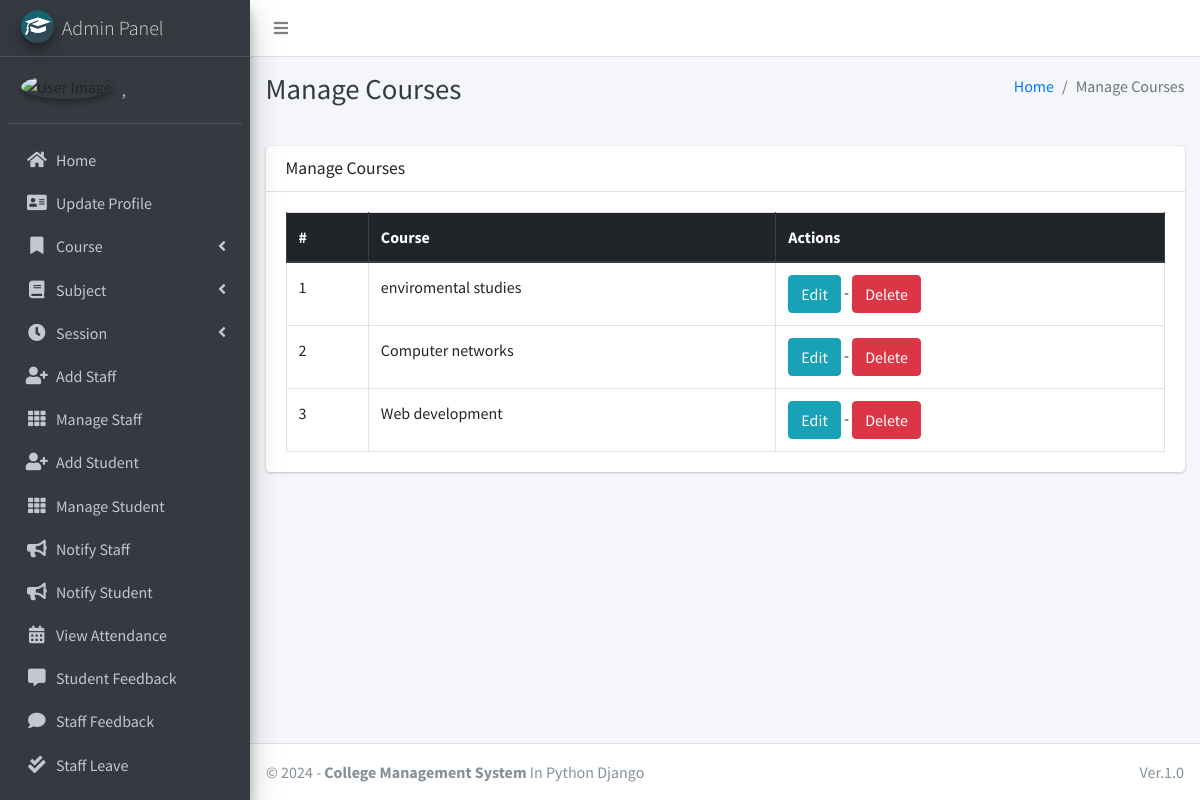
/course/manage/ (signed in), run on the app's committed database.
### main_app/models.py (models this page shows, shortened)
class CustomUser(AbstractUser):
    USER_TYPE = ((1, "HOD"), (2, "Staff"), (3, "Student"))
    GENDER = [("M", "Male"), ("F", "Female")]
    username = None  # Removed username, using email instead
    email = models.EmailField(unique=True)
    user_type = models.CharField(default=1, choices=USER_TYPE, max_length=1)
    gender = models.CharField(max_length=1, choices=GENDER)
    profile_pic = models.ImageField()
    address = models.TextField()
    fcm_token = models.TextField(default="")  # For firebase notifications
    created_at = models.DateTimeField(auto_now_add=True)
    updated_at = models.DateTimeField(auto_now=True)
    USERNAME_FIELD = "email"
    REQUIRED_FIELDS = []
    objects = CustomUserManager()
    def __str__(self):
        return self.last_name + ", " + self.first_name

class Course(models.Model):
    name = models.CharField(max_length=120)
    created_at = models.DateTimeField(auto_now_add=True)
    updated_at = models.DateTimeField(auto_now=True)

### main_app/hod_views.py (the view)
# urls.py: path("course/manage/", hod_views.manage_course, name='manage_course'),
def manage_course(request):
    courses = Course.objects.all()
    context = {
        'courses': courses,
        'page_title': 'Manage Courses'
    }
    return render(request, "hod_template/manage_course.html", context)

### main_app/templates/hod_template/manage_course.html
{% extends 'main_app/base.html' %}
{% load static %}
{% block page_title %}{{page_title}}{% endblock page_title %}
{% block content %}
<section class="content">
    <div class="container-fluid">
        <div class="row">
            <div class="col-md-12">
                <div class="card">
                    <div class="card-header">
                        <h3 class="card-title">{{page_title}}</h3>
                    </div>
                    <div class="card-body">
                        <table id="example2" class="table table-bordered table-hover">
                            <thead class="thead-dark">
                                <tr>
                                    <th>#</th>
                                    <th>Course</th>
                                    <th>Actions</th>
                                </tr>
                            </thead>
                            <tbody>
                                {% for course in courses %}
                                <tr>
                                    <td>{{ forloop.counter }}</td>
                                    <td>{{course.name}}</td>
                                    <td>
                                        <a href="{% url 'edit_course' course.id %}" class="btn btn-info">Edit</a> -
                                        <a href="{% url 'delete_course' course.id %}" onclick="return confirm('Are you sure you want to delete this course ?')" class="btn btn-danger">Delete</a>
                                    </td>
                                </tr>
                                {% endfor %}
                            </tbody>
                        </table>
                    </div>
                </div>
            </div>
        </div>
    </div>
</section>
{% endblock content %}

### main_app/templates/main_app/sidebar_template.html (shortened to what this page needs)
{% load static %}
<aside class="main-sidebar sidebar-dark-info elevation-4">
    {% if request.user.user_type == '1' %}
    <a href="{% url 'admin_home' %}" class="brand-link">
        <img src="{% static 'dist/img/cmsl.png' %} " alt="AdminLTE Logo"
            class="brand-image img-circle elevation-3" >
        <span class="brand-text font-weight-light">Admin Panel</span>
    </a>
    <div class="sidebar">
        <div class="user-panel mt-3 pb-3 mb-3 d-flex">
            <div class="image">
                <img src="{{ request.user.profile_pic}}" class="img-circle elevation-2" alt="User Image">
            </div>
            <div class="info">
                <a href="#" class="d-block">{{user}}</a>
            </div>
        </div>
        <nav class="mt-2">
            <ul class="nav nav-pills nav-sidebar flex-column" data-widget="treeview" role="menu" data-accordion="false">
                <li class="nav-item">
                    {% url 'admin_home' as admin_home %}
                    <a href="{{admin_home}}" class="nav-link {% if admin_home == request.path %} active {% endif %}">
                        <i class="nav-icon fas fa-home"></i>
                        <p>
                            Home
                        </p>
                    </a>
                </li>
                <li class="nav-item">
                    {% url 'admin_view_profile' as admin_view_profile %}
                    <a href="{{admin_view_profile}}"
                        class="nav-link {% if admin_view_profile == request.path %} active {% endif %}">
                        <i class="nav-icon fas fa-address-card"></i>
                        <p>
                            Update Profile
                        </p>
                    </a>
                </li>
                <li class="nav-item has-treeview">
                    <a href="#" class="nav-link">
                        <i class="nav-icon fas fa-bookmark"></i>
                        <p>
                            Course
                            <i class="fas fa-angle-left right"></i>
                        </p>
                    </a>
                </li>
                <li class="nav-item has-treeview">
                    <a href="#" class="nav-link">
                        <i class="nav-icon fas fa-book"></i>
                        <p>
                            Subject
                            <i class="fas fa-angle-left right"></i>
                        </p>
                    </a>
                </li>
                <li class="nav-item has-treeview">
                    <a href="#" class="nav-link">
                        <i class="nav-icon fas fa-clock"></i>
                        <p>
                            Session
                            <i class="fas fa-angle-left right"></i>
                        </p>
                    </a>
                </li>
                <li class="nav-item">
                    {% url 'add_staff' as add_staff %}
                    <a href="{{add_staff}}" class="nav-link {% if add_staff == request.path %} active {% endif %}">
                        <i class="nav-icon fas fa-user-plus"></i>
                        <p>
                            Add Staff
                        </p>
                    </a>
                </li>
                <li class="nav-item">
                    {% url 'manage_staff' as manage_staff %}
                    {% url 'edit_staff' staff_id as edit_staff %}
                    <a href="{{manage_staff}}"
                        class="nav-link {% if manage_staff == request.path or request.path == edit_staff %} active {% endif %}">
                        <i class="nav-icon fas fa-th"></i>
                        <p>
                            Manage Staff
                        </p>
                    </a>
                </li>
                <li class="nav-item">
                    {% url 'add_student' as add_student%}
                    <a href="{{add_student}}" class="nav-link  {% if add_student == request.path %} active {% endif %}">
                        <i class="nav-icon fas fa-user-plus"></i>
                        <p>
                            Add Student
                        </p>
                    </a>
                </li>
                <li class="nav-item">
                    {% url 'manage_student' as manage_student %}
                    {% url 'edit_student' student_id as edit_student %}
                    <a href="{{manage_student}}"
                        class="nav-link  {% if edit_student == request.path or manage_student == request.path %} active {% endif %}">
                        <i class="nav-icon fas fa-th"></i>
                        <p>
                            Manage Student
                        </p>
                    </a>
                </li>
                <li class="nav-item">
                    {% url 'admin_notify_staff' as admin_notify_staff %}
                    <a href="{{admin_notify_staff}}"
                        class="nav-link {% if admin_notify_staff == request.path %} active {% endif %}">
                        <i class="nav-icon fas fa-bullhorn"></i>
                        <p>
                            Notify Staff
                        </p>
                    </a>
                </li>
                <li class="nav-item">
                    {% url 'admin_notify_student' as admin_notify_student %}
                    <a href="{{admin_notify_student}}"
                        class="nav-link {% if admin_notify_student == request.path %} active {% endif %}">
                        <i class="nav-icon fas fa-bullhorn"></i>
                        <p>
                            Notify Student
                        </p>
                    </a>
                </li>
                <li class="nav-item">
                    {% url 'admin_view_attendance' as admin_view_attendance %}
                <li class="nav-item">
                    <a href="{{admin_view_attendance}}"
                        class="nav-link  {% if admin_view_attendance == request.path %} active {% endif %}">
                        <i class="nav-icon fas fa-calendar-alt"></i>
                        <p>
                            View Attendance
                        </p>
                    </a>
                </li>
                <li class="nav-item">
                    {% url 'student_feedback_message' as student_feedback_message %}
                    <a href="{{ student_feedback_message }}"
                        class="nav-link  {% if student_feedback_message == request.path %} active {% endif %}">
                        <i class="nav-icon fas fa-comment-alt"></i>
                        <p>
                            Student Feedback
                        </p>
                    </a>
                </li>
                <li class="nav-item">
                    {% url 'staff_feedback_message' as staff_feedback_message %}
                    <a href="{{staff_feedback_message}}"
                        class="nav-link   {% if staff_feedback_message == request.path %} active {% endif %}">
                        <i class="nav-icon fas fa-comment"></i>
                        <p>
                            Staff Feedback
                        </p>
                    </a>
                </li>
                <li class="nav-item">
                    {% url 'view_staff_leave' as view_staff_leave %}
                    <a href="{{view_staff_leave}}"
                        class="nav-link  {% if view_staff_leave == request.path %} active {% endif %}">
                        <i class="nav-icon fas fa-check-double"></i>
                        <p>
                            Staff Leave
                        </p>
                    </a>
                </li>
                <li class="nav-item">
                    {% url 'view_student_leave' as view_student_leave %}
                    <a href="{% url 'view_student_leave' %}"
                        class="nav-link  {% if view_student_leave == request.path %} active {% endif %}">
                    </a>
                </li>
                                        {% endif %}
                                    </ul>
                                </nav>
                            </div>
</aside>

### data on the page
CustomUser: last_name+first_name ","
Course: name "enviromental studies"
Course: name "Computer networks"
Course: name "Web development"

### other printed values
{{ page_title }} "Manage Courses"
